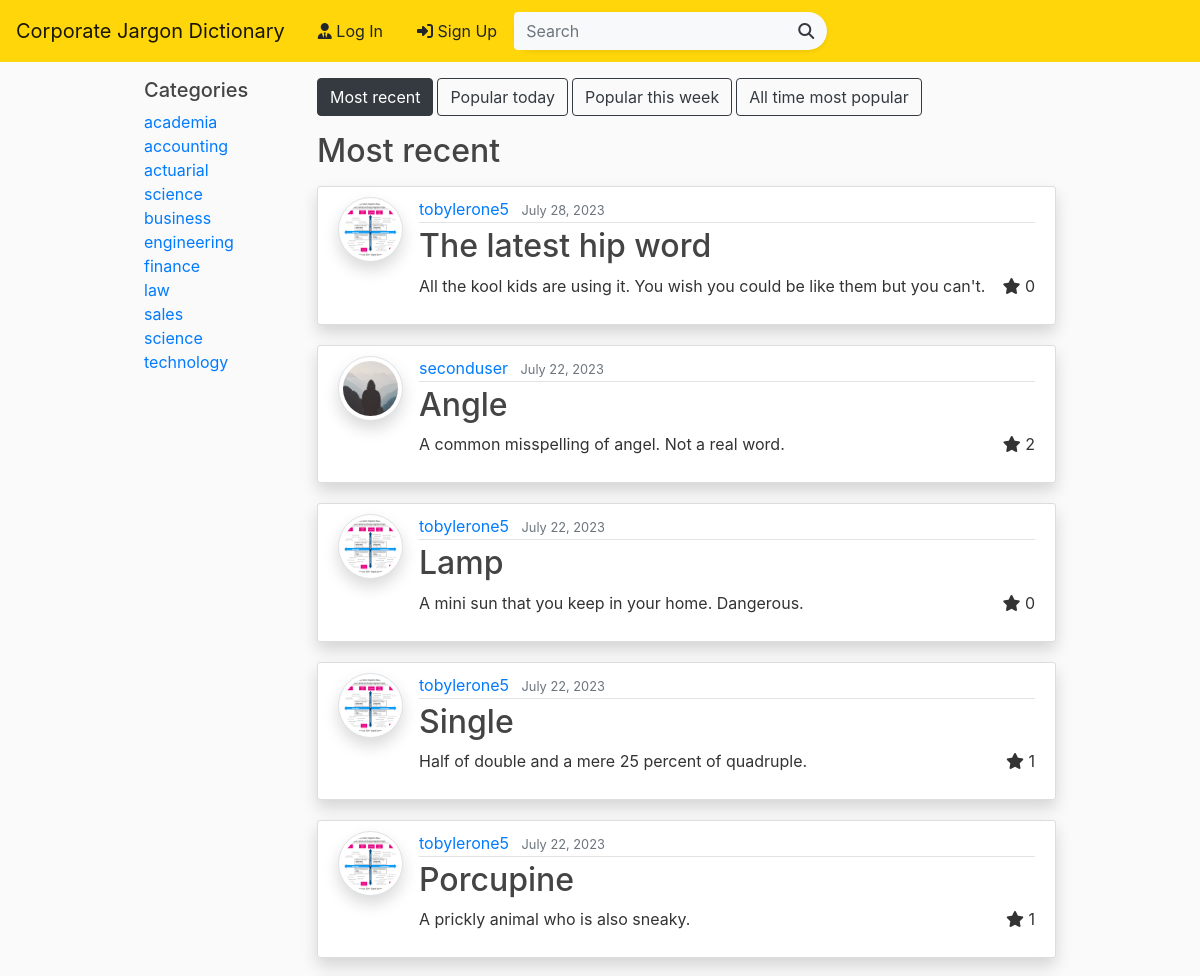
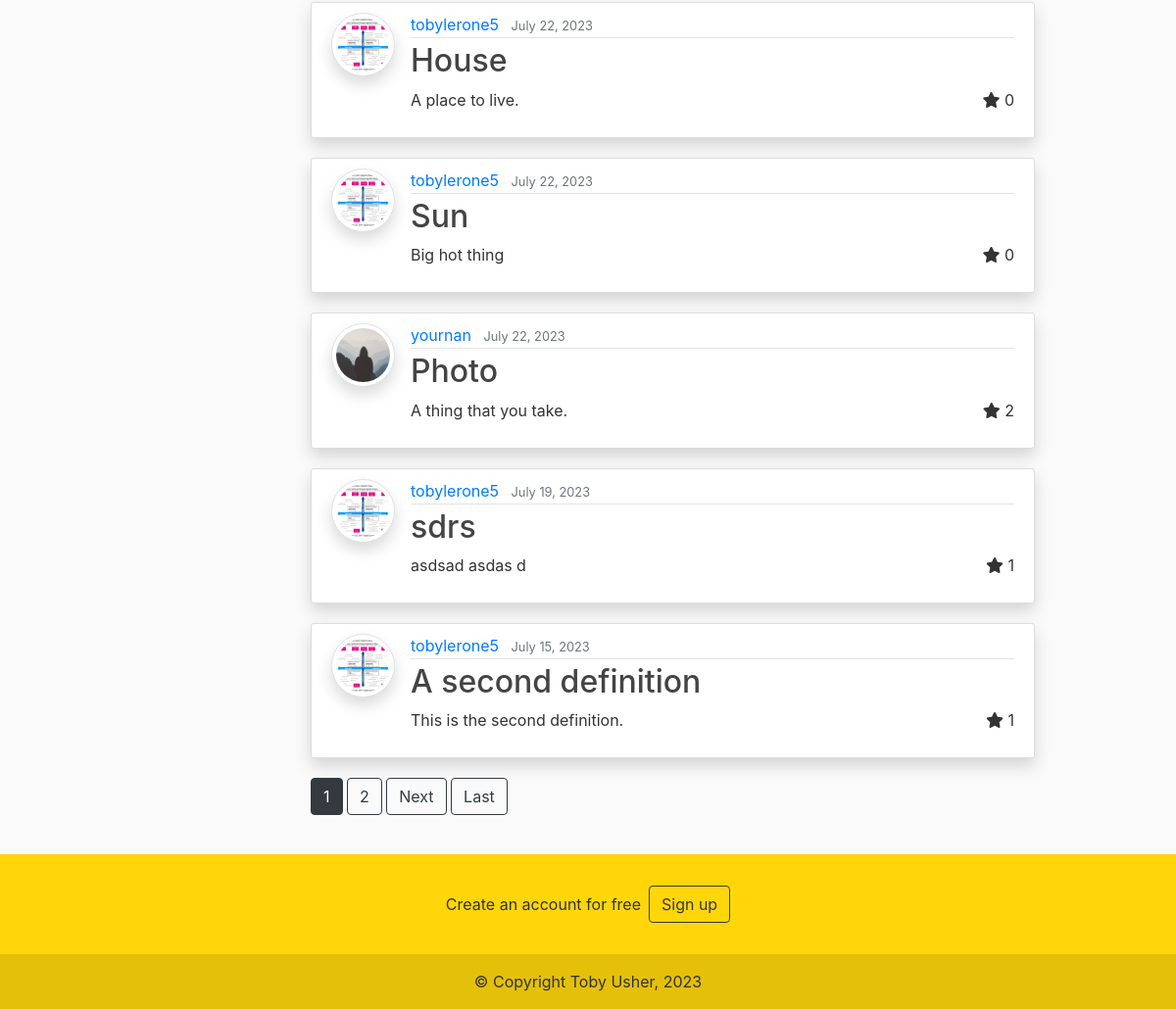
The page / on the database its author committed (2 pictures, top to bottom).
### blog/models.py (models this page shows, shortened)
class Category(models.Model):
	name = models.CharField(max_length=100)

class Definition(models.Model):
	word = models.CharField(max_length=100)
	description = models.TextField()
	date_posted = models.DateTimeField(default=timezone.now)
	author = models.ForeignKey(User, on_delete=models.CASCADE)
	likes = models.ManyToManyField(User, related_name='definitions')
	def total_likes(self):
		return self.likes.count()

### users/models.py (models this page shows, shortened)
class Profile(models.Model):
    user = models.OneToOneField(User, on_delete=models.CASCADE)
    image = models.ImageField(default='default.jpg', upload_to='profile_pics')

### blog/views.py (the view)
# urls.py: path('', DefinitionListView.as_view(), name='blog-home-default'),
class DefinitionListView(ListView):
    model = Definition
    template_name = 'blog/home.html'  # <app>/<model>_<viewtype>.html
    context_object_name = 'definitions'
    paginate_by = 10
    def get_queryset(self) -> QuerySet[Any]:
        ordering = self.kwargs.get('ordering', 'most-recent')
        now = datetime.now()
        ordering_map = {
            'most-recent': Definition.objects.order_by('-date_posted'),
            'popular-day': Definition.objects.filter(Q(date_posted__gte=(now - timedelta(days=1)))).order_by('likes'),
            'popular-week': Definition.objects.filter(Q(date_posted__gte=(now - timedelta(weeks=1)))).order_by('likes'),
            'popular-all-time': Definition.objects.order_by('likes'),
        }
        return ordering_map.get(ordering, Definition.objects.order_by('-date_posted'))
    def get_context_data(self, **kwargs):
        context = super().get_context_data(**kwargs)
        context['categories'] = Category.objects.all().order_by('name')
        ordering = self.kwargs.get('ordering')
        ordering = (
            ordering
            if ordering in ['most-recent', 'popular-day', 'popular-week', 'popular-all-time']
            else 'most-recent'
            )
        context['ordering'] = ordering
        list_title_map = {
            'most-recent' : 'Most recent',
            'popular-day': 'Popular today',
            'popular-week': 'Popular this week',
            'popular-all-time': 'All time most popular'
        }
        context['list_title'] = list_title_map[ordering]
        return context

### blog/templatetags/blog_filters.py (called while the page is built)
@register.filter
def ordering_button_style(ordering, current_ordering):
    if ordering == current_ordering:
        return 'btn btn-dark'
    else:
        return 'btn btn-outline-dark'

### blog/templates/blog/home.html (shortened to what this page needs)
{% extends "blog/base.html" %}
{% load blog_filters %}
{% block content %}
<div class="row">
  <div class="col-2 d-none d-md-flex mr-3">
          <div id="sidebar-wrapper">
            <h5>Categories</h5>
            <ul class="sidebar-nav list-unstyled">
                {% for category in categories %}
                <li>
                    <a href="#" class="">{{category.name}}</a>
                </li>
                {% endfor %}
            </ul>
          </div>
  </div>
  <div class="col">
    <div class="select-category d-none d-md-flex">
      <a href="{% url 'blog-home-ordered' 'most-recent' %}" class="{{ 'most-recent'|ordering_button_style:ordering }} mr-1">Most recent</a>
      <a href="{% url 'blog-home-ordered' 'popular-day' %}" class="{{ 'popular-day'|ordering_button_style:ordering }} mr-1">Popular today</a>
      <a href="{% url 'blog-home-ordered' 'popular-week' %}" class="{{ 'popular-week'|ordering_button_style:ordering }} mr-1">Popular this week</a>
      <a href="{% url 'blog-home-ordered' 'popular-all-time' %}" class="{{ 'popular-all-time'|ordering_button_style:ordering }}">All time most popular</a>
    </div>
    <h2 class="mt-3">{{ list_title }}</h2>
    {% include 'blog/definition_list.html' %}
  {% if is_paginated %}
    {% for num in page_obj.paginator.page_range %}
      {% if page_obj.number == num %}
        <a class="btn btn-dark mb-4" href="?page={{ num }}">{{ num }}</a>
      {% elif num > page_obj.number|add:'-3' and num < page_obj.number|add:'3' %}
        <a class="btn btn-outline-dark mb-4" href="?page={{ num }}">{{ num }}</a>
      {% endif %}
    {% endfor %}
    {% if page_obj.has_next %}
      <a class="btn btn-outline-dark mb-4" href="?page={{ page_obj.next_page_number }}">Next</a>
      <a class="btn btn-outline-dark mb-4" href="?page={{ page_obj.paginator.num_pages }}">Last</a>
    {% endif %}
  {% endif %}
  </div>
</div>
{% endblock content %}

### blog/templates/blog/definition_list.html (shortened to what this page needs)
{% for definition in definitions %}
<article class="media content-section shadow mt-3">
  <a href="{{ definition.author.profile.image.url }} " target="_blank"> <img src="{{ definition.author.profile.image.url }}  " alt="" class="article-img rounded-circle img-thumbnail img-fluid shadow"></a>
  <div class="media-body">
    <div class="article-metadata">
      <a class="mr-2" href="{% url 'user-definitions' definition.author.username %}">{{ definition.author }}</a>
      <small class="text-muted">{{ definition.date_posted|date:"F d, Y" }}</small>
    </div>
    <h2><a class="article-title" href="{% url 'definition-detail' definition.id %}">{{ definition.word }}</a></h2>
    <p class="article-content mr-3">{{ definition.description }}</p>
    {% if user.is_authenticated %}
      {% if definition.author != user %}
      <form class="like-form float-right" action="{% url 'definition-like' definition.pk %}" method="POST">
        {% csrf_token %}
        <input type="hidden" name="definition_id" value="{{ definition.id }}">
        {% if user in definition.likes.all %}
        <button type="submit" class="btn btn-warning btn-d">
          <i class="fas fa-star"></i>
            <span class="like-count">{{ definition.total_likes }}</span>
        </button>
        {% else %}
        <button type="submit" class="btn btn-outline-dark btn-d">
        <i class="fas fa-star"></i>
          <span class="like-count">{{ definition.total_likes }}</span>
        </button>
        {% endif %}
      </form>
      {% endif %}
    {% else %}
    <span class="float-right">
      <i class="fas fa-star"></i>
        <span class="like-count">{{ definition.total_likes }}</span>
    </span>
    {% endif %}
  </div>
</article>
{% empty %}
<p>No definitions to show!</p>
{% endfor %}

### blog/static/blog/main.css (style rules this page uses)
body { background: #fafafa; color: #333333; margin-top: 0; position: relative; min-height: 100vh; display: flex; flex-direction: column; }
h1, h2, h3, h4, h5, h6 { color: #444444; }
ul { margin: 0; }
.content-section { background: #ffffff; padding: 10px 20px; border: 1px solid #dddddd; border-radius: 3px; margin-bottom: 20px; }
.article-title { color: #444444; }
.article-content { white-space: pre-line; }
.article-img { height: 65px; width: 65px; margin-right: 16px; }
.article-metadata { padding-bottom: 1px; margin-bottom: 4px; border-bottom: 1px solid #e3e3e3 }
.article-content { display: inline-block; }

### rows shown on the page
Category: name "academia"
Category: name "accounting"
Category: name "actuarial science"
Category: name "business"
Category: name "engineering"
Category: name "finance"
Category: name "law"
Category: name "sales"
Category: name "science"
Category: name "technology"
Definition: author.profile.image (picture), author "tobylerone5", date_posted "July 28, 2023", word "The latest hip word", description "All the kool kids are using it. You wish you could be like them but you can't.", total_likes "0"
Definition: author.profile.image (placeholder picture), author "seconduser", date_posted "July 22, 2023", word "Angle", description "A common misspelling of angel. Not a real word.", total_likes "2"
Definition: author.profile.image (picture), author "tobylerone5", date_posted "July 22, 2023", word "Lamp", description "A mini sun that you keep in your home. Dangerous.", total_likes "0"
Definition: author.profile.image (picture), author "tobylerone5", date_posted "July 22, 2023", word "Single", description "Half of double and a mere 25 percent of quadruple.", total_likes "1"
Definition: author.profile.image (picture), author "tobylerone5", date_posted "July 22, 2023", word "Porcupine", description "A prickly animal who is also sneaky.", total_likes "1"
Definition: author.profile.image (picture), author "tobylerone5", date_posted "July 22, 2023", word "House", description "A place to live.", total_likes "0"
Definition: author.profile.image (picture), author "tobylerone5", date_posted "July 22, 2023", word "Sun", description "Big hot thing", total_likes "0"
Definition: author.profile.image (placeholder picture), author "yournan", date_posted "July 22, 2023", word "Photo", description "A thing that you take.", total_likes "2"
Definition: author.profile.image (picture), author "tobylerone5", date_posted "July 19, 2023", word "sdrs", description "asdsad asdas d", total_likes "1"
Definition: author.profile.image (picture), author "tobylerone5", date_posted "July 15, 2023", word "A second definition", description "This is the second definition.", total_likes "1"

### other values the page prints
{{ list_title }} "Most recent"
{{ num }} "1"
{{ num }} "2"
